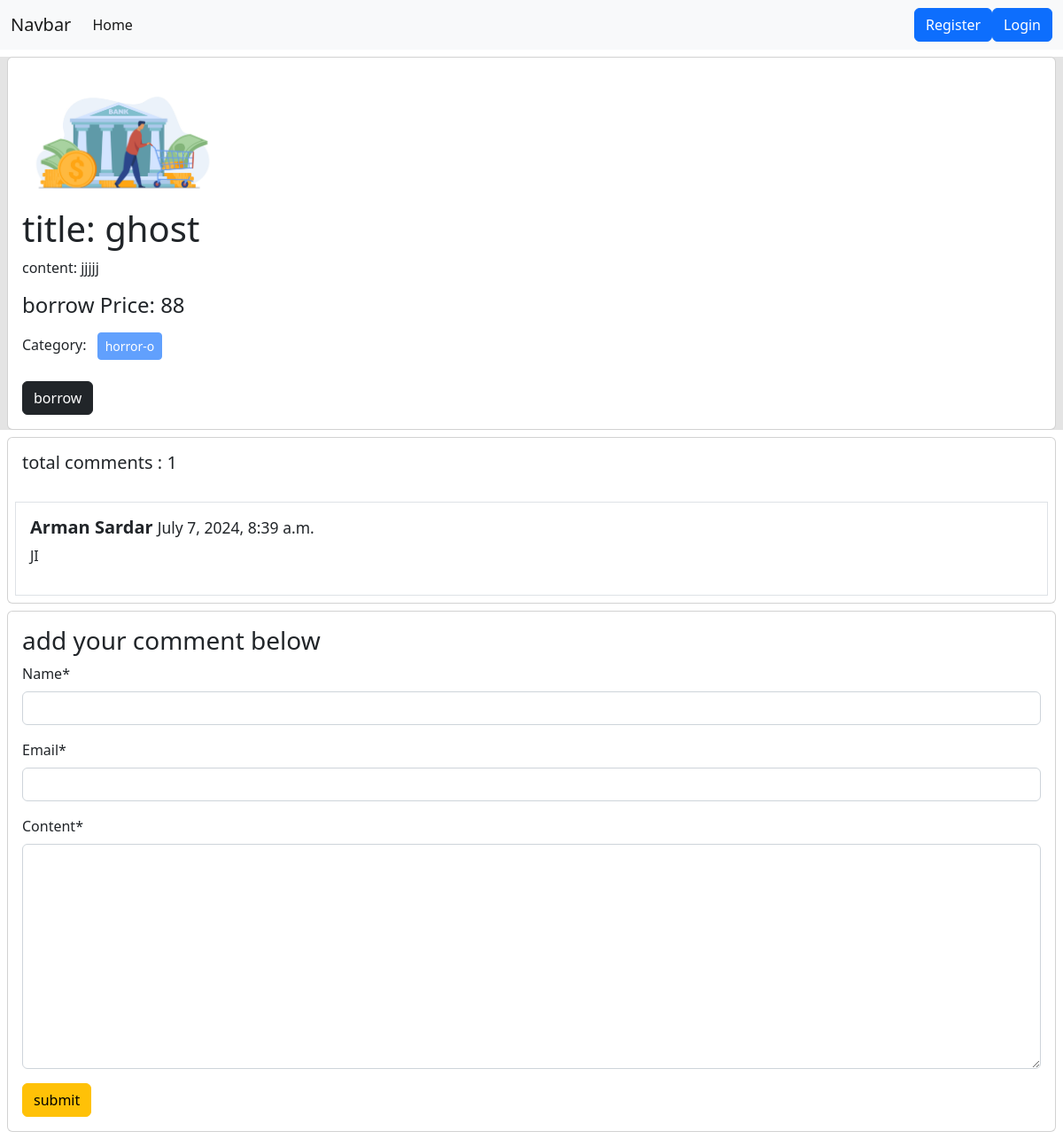
/books/details/1, run on an earlier commit of the app's database.
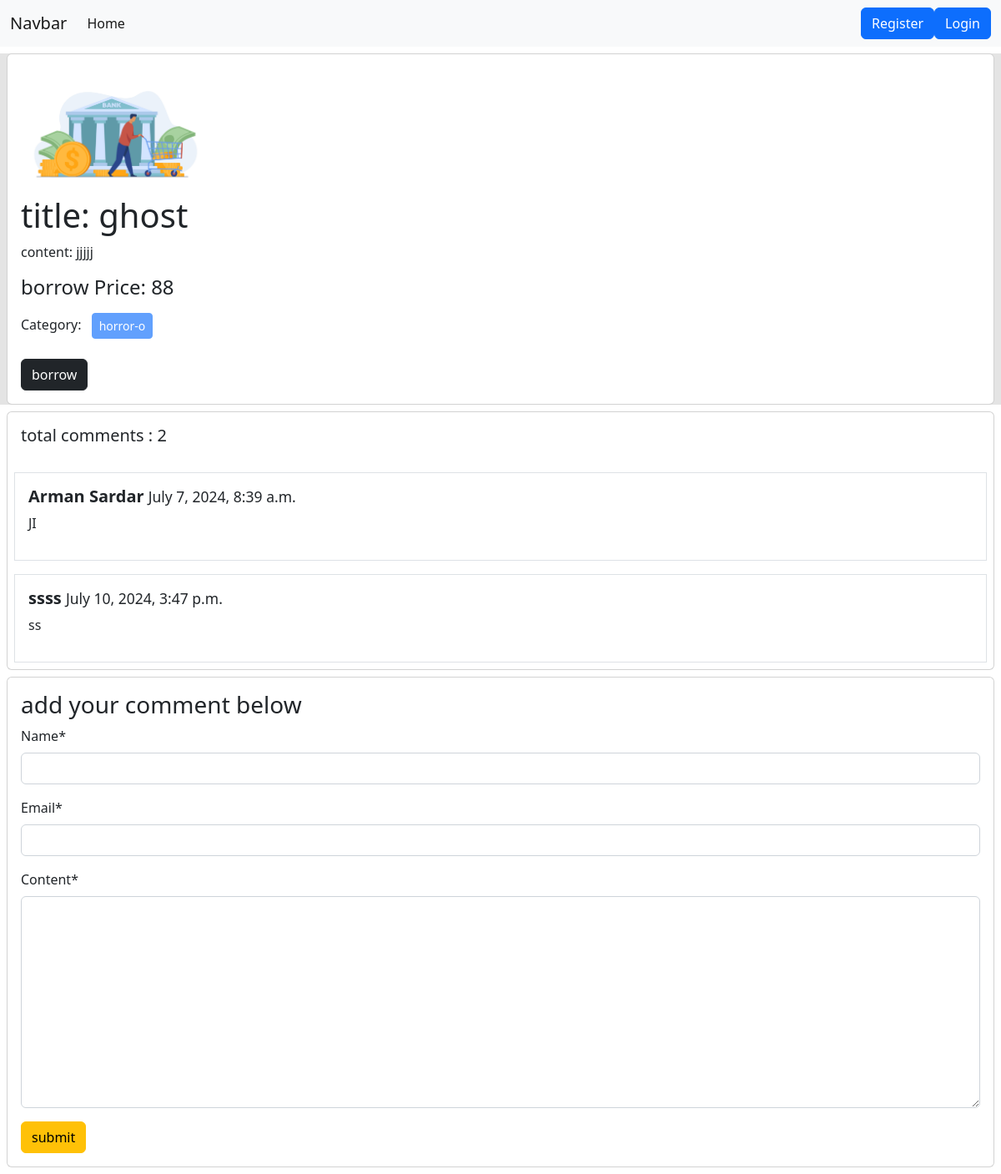
And on a later commit of the database.
### books/models.py (models this page shows, shortened)
class Category(models.Model):
    name=models.CharField(max_length=100)
    slug=models.SlugField(max_length=100,unique=True,null=True,blank=True)

class Comment(models.Model):
    book=models.ForeignKey(Books,on_delete=models.CASCADE,related_name='comments')
    name=models.CharField(max_length=30)
    email=models.EmailField()
    content=models.TextField()
    date=models.DateTimeField(auto_now_add=True)

### books/views.py (the view, shortened to what this page needs)
# urls.py: path('details/<int:id>',views.bookDetailsView.as_view(),name='details'),
class bookDetailsView(DetailView):
    model=models.Books
    template_name='details.html'
    pk_url_kwarg='id'
    def get_context_data(self,**kwargs):
        context = super().get_context_data(**kwargs)
        books = self.object #book model er object ekhnae store korlam
        comments = books.comments.all()
        comment_form=forms.ComentForm()
        context['comments'] = comments
        context['comment_form'] = comment_form
        return context

### books/forms.py
class ComentForm(forms.ModelForm):
    class Meta:
        model=Comment
        exclude=['book','date']

### books/templates/details.html (shortened to what this page needs)
{% extends "base.html" %}
{% load crispy_forms_tags %}
{% block content %}
<div class="col-12 " style="background-color:#E4E4E4;">
    <div class="card m-2">
        <div class="card-body">
            <img src="{{books.image.url}}" class="card-img-top" alt="image" style="width:20%;">
            <h1 class="card-title">title: {{books.title}}</h1>
            <p class="card-text">content: {{books.content}}</p>
            <h4>borrow Price: {{books.borrowing_price}}</h4>
            <p>Category: {% for cat in books.category.all %}
                <button class="btn btn-primary btn-sm m-2" disabled>{{cat.name}}</button>
                {% endfor %}
            </p>
            <a class="btn btn-dark" href="">borrow</a>
        </div>
    </div>
</div>
<div class="card m-2">
    <h5 class="p-3">total comments : {{comments | length}}</h5>
    {% for comment in comments %}
    <div class="card-body border m-2">
        <h5><b> {{comment.name}}</b>     <small> {{comment.date}} </small></h5>
        <p>{{comment.content}}</p>
    </div>
    {% endfor %}
</div>
<div class="card m-2">
    <div class="card-body ">
        <h3>add your comment below</h3>
        <form action="" method="post">
            {{comment_form |crispy}}
            <button type="submit" class="btn btn-warning">submit</button>
        </form>
    </div>
</div>
{% endblock %}

What changed in the data, as far as the page shows it:
added Comment: name "ssss", date "July 10, 2024, 3:47 p.m.", content "ss"
Also different on the page:
{{ comments | length }}: "1" → "2"
